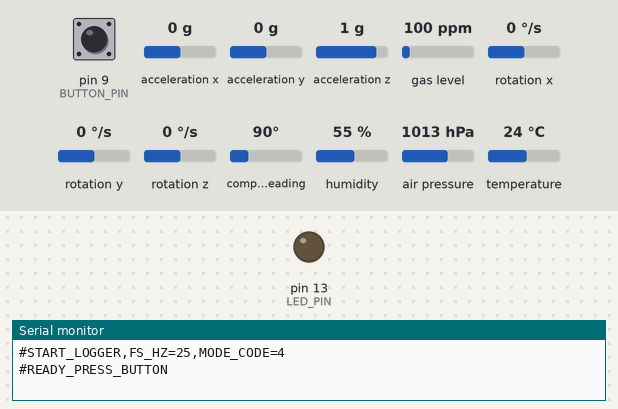
This sketch was run on a simulated Arduino Uno, built with avr-gcc and run on an emulated ATmega328P. Parts: output pins drawn as LEDs (lit = HIGH), the last lines printed to the serial monitor. The inputs (shaded band) are chosen by the test bench; at power-on: pin 9 (BUTTON_PIN) HIGH, acceleration x 0 g, acceleration y 0 g, acceleration z 1 g, gas level 100 ppm, rotation x 0 °/s, rotation y 0 °/s, rotation z 0 °/s, compass heading 90°, humidity 55 %, air pressure 1013 hPa, temperature 24 °C.

Above: at 2.2 s.
2.3 s: pin 9 (BUTTON_PIN) pulled LOW for 0.15 s
At 3.3 s:
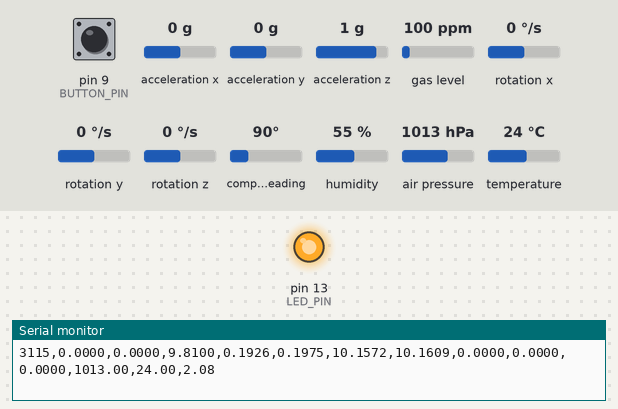
9.9 s: pin 9 (BUTTON_PIN) pulled LOW for 1 s
At 11.6 s:
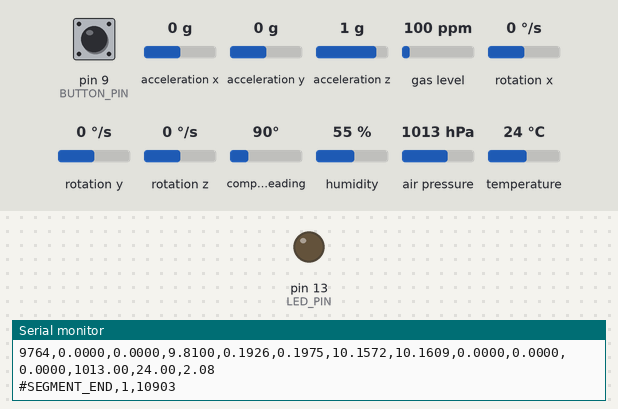
12.4 s: pin 9 (BUTTON_PIN) pulled LOW for 3.2 s
At 16.4 s:
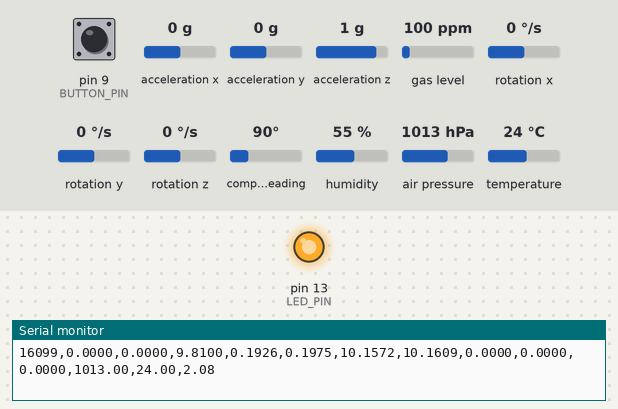
Timing chart, 0 to 17.9 s (numbered marks = the images above; inputs shaded):
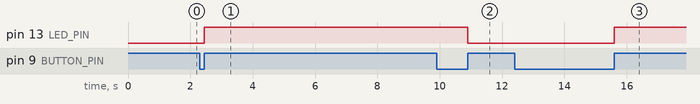

Measured:
- after the input at 2.3 s, pin 13 (LED_PIN): LOW → HIGH after 0.15 s
- after the input at 9.9 s, pin 13 (LED_PIN): HIGH → LOW after 1.0 s
- after the input at 12.4 s, pin 13 (LED_PIN): LOW → HIGH after 3.2 s

The sketch:

LOGGER_SUBWAY_BUTTON_v1.1.ino
```cpp
// LOGGER_TRAIN_BUTTON_v1.2
// Adds LED indicator for active logging
// LED ON  = segment in progress
// LED OFF = idle

#include <Wire.h>
#include <Adafruit_Sensor.h>
#include <Adafruit_BNO055.h>
#include <utility/imumaths.h>
#include <Adafruit_BMP3XX.h>
#include <math.h>

// -------------------- HARDWARE --------------------
#define BUTTON_PIN 9
#define LED_PIN LED_BUILTIN
#define BMP3_I2C_ADDR 0x77

// -------------------- MODES -----------------------
#define MODE_TRAIN   3
#define MODE_SUBWAY  4

// *** CHANGE THIS LINE ONLY FOR SUBWAY VERSION ***
uint8_t current_mode = MODE_SUBWAY;

// -------------------- SENSORS ---------------------
Adafruit_BNO055 bno = Adafruit_BNO055(55, 0x28);
Adafruit_BMP3XX bmp;

// -------------------- CONSTANTS -------------------
const float SEA_LEVEL_HPA = 1013.25f;

// ---- ACCEL BIASES (m/s^2) ----
const float ACC_BIAS_X = -0.1926f;
const float ACC_BIAS_Y = -0.1975f;
const float ACC_BIAS_Z = -0.3472f;

// -------------------- TIMING ----------------------
const uint32_t FS_HZ = 25;
const uint32_t PERIOD_US = 1000000UL / FS_HZ;
uint32_t nextTickUs = 0;

// -------------------- STATE -----------------------
bool logging_active = false;
uint32_t segment_id = 0;
uint32_t segment_start_ms = 0;
bool last_button_state = HIGH;

// -------------------- HELPERS ---------------------
void printHeader() {
  Serial.println(
    "t_ms,"
    "ax_raw,ay_raw,az_raw,"
    "ax_corr,ay_corr,az_corr,"
    "acc_mag_corr,"
    "gx,gy,gz,"
    "pressure_hpa,temp_C,alt_m"
  );
}

void waitForButtonRelease() {
  while (digitalRead(BUTTON_PIN) == LOW) {
    delay(5);
  }
}

void setup() {
  Serial.begin(115200);
  unsigned long t0 = millis();
  while (!Serial && millis() - t0 < 2000) {}

  pinMode(BUTTON_PIN, INPUT_PULLUP);
  pinMode(LED_PIN, OUTPUT);
  digitalWrite(LED_PIN, LOW);   // LED OFF initially

  Wire.begin();
  Wire.setClock(400000);

  if (!bno.begin()) {
    Serial.println("#ERROR:BNO055_NOT_FOUND");
    while (1) delay(10);
  }
  delay(1000);
  bno.setExtCrystalUse(true);

  if (!bmp.begin_I2C(BMP3_I2C_ADDR)) {
    Serial.println("#ERROR:BMP3XX_NOT_FOUND");
    while (1) delay(10);
  }

  bmp.setTemperatureOversampling(BMP3_OVERSAMPLING_2X);
  bmp.setPressureOversampling(BMP3_OVERSAMPLING_8X);
  bmp.setIIRFilterCoeff(BMP3_IIR_FILTER_COEFF_3);
  bmp.setOutputDataRate(BMP3_ODR_50_HZ);

  printHeader();
  Serial.print("#START_LOGGER,FS_HZ=");
  Serial.print(FS_HZ);
  Serial.print(",MODE_CODE=");
  Serial.println(current_mode);

  Serial.println("#READY_PRESS_BUTTON");

  nextTickUs = micros();
}

void loop() {
  // ---------------- BUTTON EDGE DETECT ----------------
  bool button_state = digitalRead(BUTTON_PIN);

  if (last_button_state == HIGH && button_state == LOW) {
    waitForButtonRelease();

    if (!logging_active) {
      // ---- START SEGMENT ----
      logging_active = true;
      digitalWrite(LED_PIN, HIGH);   // LED ON

      segment_id++;
      segment_start_ms = millis();

      Serial.print("#SEGMENT_START,");
      Serial.print(segment_id);
      Serial.print(",");
      Serial.print(current_mode);
      Serial.print(",");
      Serial.println(segment_start_ms);
    } else {
      // ---- END SEGMENT ----
      logging_active = false;
      digitalWrite(LED_PIN, LOW);    // LED OFF

      Serial.print("#SEGMENT_END,");
      Serial.print(segment_id);
      Serial.print(",");
      Serial.println(millis());
    }
  }
  last_button_state = button_state;

  // ---------------- SAMPLE CLOCK ----------------
  uint32_t nowUs = micros();
  if ((int32_t)(nowUs - nextTickUs) < 0) return;
  nextTickUs += PERIOD_US;

  if (!logging_active) return;

  uint32_t nowMs = millis();

  // ---------------- BNO055 ----------------
  imu::Vector<3> aRaw = bno.getVector(Adafruit_BNO055::VECTOR_ACCELEROMETER);
  float axr = aRaw.x();
  float ayr = aRaw.y();
  float azr = aRaw.z();

  float ax = axr - ACC_BIAS_X;
  float ay = ayr - ACC_BIAS_Y;
  float az = azr - ACC_BIAS_Z;
  float amag = sqrtf(ax*ax + ay*ay + az*az);

  imu::Vector<3> gRaw = bno.getVector(Adafruit_BNO055::VECTOR_GYROSCOPE);
  float gx = gRaw.x();
  float gy = gRaw.y();
  float gz = gRaw.z();

  // ---------------- BMP390 ----------------
  float pressure_hpa = NAN, temp_C = NAN, alt_m = NAN;
  if (bmp.performReading()) {
    pressure_hpa = bmp.pressure / 100.0f;
    temp_C = bmp.temperature;
    alt_m = bmp.readAltitude(SEA_LEVEL_HPA);
  }

  // ---------------- CSV OUTPUT ----------------
  Serial.print(nowMs); Serial.print(",");
  Serial.print(axr,4); Serial.print(",");
  Serial.print(ayr,4); Serial.print(",");
  Serial.print(azr,4); Serial.print(",");
  Serial.print(ax,4);  Serial.print(",");
  Serial.print(ay,4);  Serial.print(",");
  Serial.print(az,4);  Serial.print(",");
  Serial.print(amag,4);Serial.print(",");
  Serial.print(gx,4);  Serial.print(",");
  Serial.print(gy,4);  Serial.print(",");
  Serial.print(gz,4);  Serial.print(",");
  Serial.print(pressure_hpa,2); Serial.print(",");
  Serial.print(temp_C,2);       Serial.print(",");
  Serial.println(alt_m,2);
}
```
